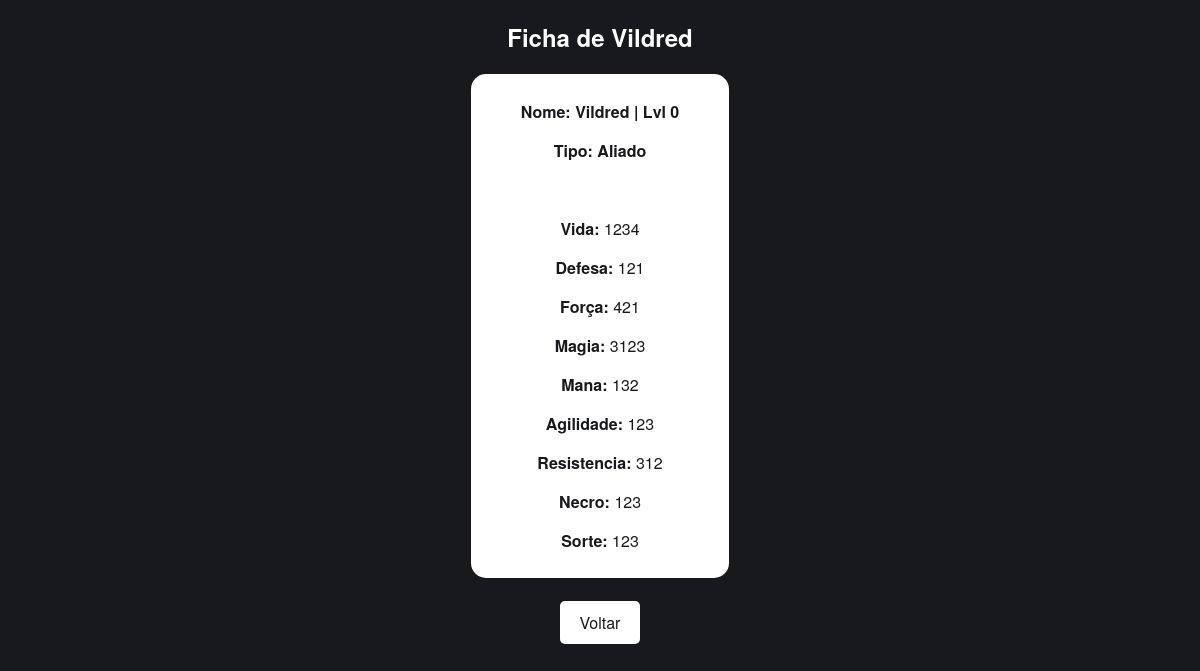
/master/detail/7, run on the app's committed database.
### Battle_Control/models.py (models this page shows, shortened)
class Personagem(models.Model):
    Tipo_Personagem = [
        ('Aliado', 'Aliado'),
        ('Inimigo', 'Inimigo'),
    ]
    nome = models.CharField(max_length=20)
    tipo = models.CharField(max_length=10, choices=Tipo_Personagem, default='Aliado')
    level = models.IntegerField(validators=[MinValueValidator(0), MaxValueValidator(999)])
    vida = models.DecimalField(max_digits=5, decimal_places=1)
    defesa = models.DecimalField(max_digits=5, decimal_places=1)
    armadura = models.DecimalField(max_digits=5, decimal_places=1)
    força = models.DecimalField(max_digits=5, decimal_places=1)
    magia = models.DecimalField(max_digits=5, decimal_places=1)
    mana = models.DecimalField(max_digits=5, decimal_places=1)
    agilidade = models.DecimalField(max_digits=5, decimal_places=1)
    resistencia = models.DecimalField(max_digits=5, decimal_places=1)
    necro = models.DecimalField(max_digits=5, decimal_places=1)
    sorte = models.DecimalField(max_digits=5, decimal_places=1)
    imagem = models.ImageField(upload_to='imagens/', null=True, blank=True)

### Battle_Control/views.py (the view)
# urls.py: path('detail/<int:pk>', detail_view, name='mostrar'),
def detail_view(request, pk):
    personagem = Personagem.objects.get(pk = pk)
    if personagem:
        return render(request, 'site/detalhes.html', {'personagem': personagem})

### Battle_Control/templates/site/detalhes.html (shortened to what this page needs)
<!DOCTYPE html>
<html lang="en">
<head>
</head>
<body>
    <h2>Ficha de {{ personagem.nome }}</h2>
    <div>
        <b><p>Nome: {{ personagem.nome }} | Lvl {{ personagem.level }}</p>
        <p>Tipo: {{ personagem.tipo }}</p></b>
        <br>
        <p><b>Vida:</b> {{ personagem.vida|floatformat:"-2" }}</p>
        <p><b>Defesa:</b> {{ personagem.defesa|floatformat:"-2" }}</p>
        <p><b>Força:</b> {{ personagem.força|floatformat:"-2" }}</p>
        <p><b>Magia:</b> {{ personagem.magia|floatformat:"-2" }}</p>
        <p><b>Mana:</b> {{ personagem.mana|floatformat:"-2" }}</p>
        <p><b>Agilidade:</b> {{ personagem.agilidade|floatformat:"-2" }}</p>
        <p><b>Resistencia:</b> {{ personagem.resistencia|floatformat:"-2" }}</p>
        <p><b>Necro:</b> {{ personagem.necro|floatformat:"-2" }}</p>
        <p><b>Sorte:</b> {{ personagem.sorte|floatformat:"-2" }}</p>
    </div>
    <br><br><a class="link" href="{% url 'rpg:listar' %}">Voltar</a>
</body>
</html>

### Battle_Control/templates/site/detalhes.html (style rules this page uses)
body { background-color: #18191C; text-align: center; color: white; font-family: "Helvetica Neue", Arial, Helvetica, sans-serif; }
.link { background-color: white; color: #18191C; text-decoration: none; border: none; padding: 10px 20px; border-radius: 5px; display: inline-block; cursor: pointer; transition: 0.2s; }
div { background-color: white; color: #18191C; padding: 10px 50px; border-radius: 15px; display: inline-block; cursor: default; transition: 0.2s; }

### data on the page
Personagem: nome "Vildred", level "0", tipo "Aliado", vida "1234", defesa "121", força "421", magia "3123", mana "132", agilidade "123", resistencia "312", necro "123", sorte "123"
